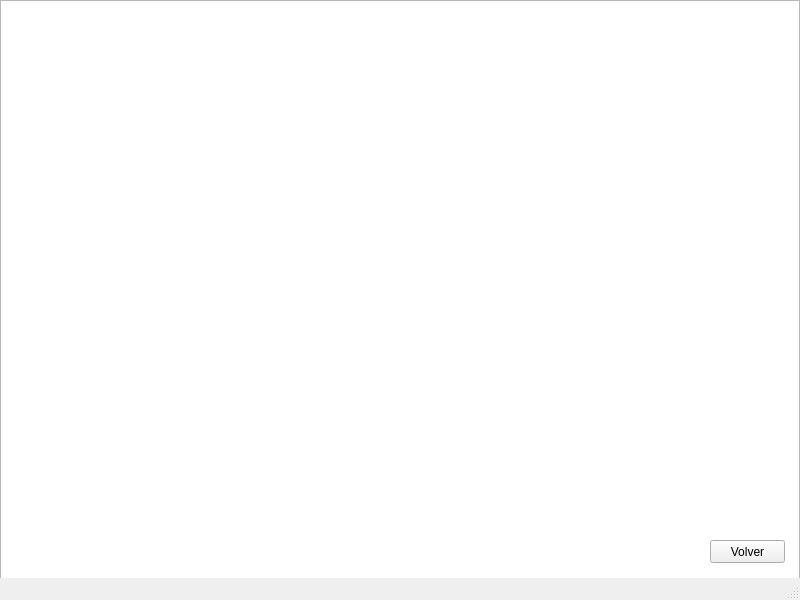
<?xml version="1.0" encoding="UTF-8"?>
<ui version="4.0">
 <class>MainWindow</class>
 <widget class="QMainWindow" name="MainWindow">
  <property name="geometry">
   <rect>
    <x>0</x>
    <y>0</y>
    <width>800</width>
    <height>600</height>
   </rect>
  </property>
  <property name="windowTitle">
   <string>MainWindow</string>
  </property>
  <widget class="QWidget" name="centralwidget">
   <widget class="QStackedWidget" name="stackedWidget">
    <property name="geometry">
     <rect>
      <x>0</x>
      <y>0</y>
      <width>800</width>
      <height>580</height>
     </rect>
    </property>
    <property name="styleSheet">
     <string notr="true"/>
    </property>
    <property name="currentIndex">
     <number>1</number>
    </property>
    <widget class="QWidget" name="pageMenu">
     <property name="styleSheet">
      <string notr="true"/>
     </property>
     <widget class="QSplitter" name="splitter">
      <property name="geometry">
       <rect>
        <x>250</x>
        <y>210</y>
        <width>301</width>
        <height>311</height>
       </rect>
      </property>
      <property name="orientation">
       <enum>Qt::Vertical</enum>
      </property>
      <widget class="QPushButton" name="btnPunto1">
       <property name="text">
        <string>Generar disparos ofensivos</string>
       </property>
      </widget>
      <widget class="QPushButton" name="btnPunto2">
       <property name="text">
        <string>Generar disparos defensivos</string>
       </property>
      </widget>
      <widget class="QPushButton" name="btnPunto3">
       <property name="text">
        <string>Simular defensa protegiendo posicion ofensiva</string>
       </property>
      </widget>
      <widget class="QPushButton" name="btnPunto4">
       <property name="text">
        <string>Simular defensa sin proteger posicion ofensiva</string>
       </property>
      </widget>
      <widget class="QPushButton" name="btnPunto5">
       <property name="text">
        <string>Simular neutralizacion de defensa</string>
       </property>
      </widget>
     </widget>
     <widget class="QSplitter" name="splitter_2">
      <property name="geometry">
       <rect>
        <x>20</x>
        <y>30</y>
        <width>241</width>
        <height>31</height>
       </rect>
      </property>
      <property name="orientation">
       <enum>Qt::Horizontal</enum>
      </property>
      <widget class="QLabel" name="label">
       <property name="font">
        <font>
         <pointsize>12</pointsize>
        </font>
       </property>
       <property name="text">
        <string>Distancia entre cañones</string>
       </property>
      </widget>
      <widget class="QDoubleSpinBox" name="inputDistancia">
       <property name="decimals">
        <number>1</number>
       </property>
       <property name="maximum">
        <double>50.000000000000000</double>
       </property>
      </widget>
     </widget>
     <widget class="QSplitter" name="splitter_3">
      <property name="geometry">
       <rect>
        <x>280</x>
        <y>30</y>
        <width>221</width>
        <height>31</height>
       </rect>
      </property>
      <property name="orientation">
       <enum>Qt::Horizontal</enum>
      </property>
      <widget class="QLabel" name="label_2">
       <property name="font">
        <font>
         <pointsize>12</pointsize>
        </font>
       </property>
       <property name="text">
        <string>Altura cañon ofensivo</string>
       </property>
      </widget>
      <widget class="QDoubleSpinBox" name="inputHo">
       <property name="decimals">
        <number>1</number>
       </property>
       <property name="maximum">
        <double>50.000000000000000</double>
       </property>
      </widget>
     </widget>
     <widget class="QSplitter" name="splitter_4">
      <property name="geometry">
       <rect>
        <x>524</x>
        <y>30</y>
        <width>231</width>
        <height>31</height>
       </rect>
      </property>
      <property name="orientation">
       <enum>Qt::Horizontal</enum>
      </property>
      <widget class="QLabel" name="label_3">
       <property name="font">
        <font>
         <pointsize>12</pointsize>
        </font>
       </property>
       <property name="text">
        <string>Altura cañon defensivo</string>
       </property>
      </widget>
      <widget class="QDoubleSpinBox" name="inputHd">
       <property name="decimals">
        <number>1</number>
       </property>
       <property name="maximum">
        <double>50.000000000000000</double>
       </property>
      </widget>
     </widget>
     <widget class="QLabel" name="label_4">
      <property name="geometry">
       <rect>
        <x>20</x>
        <y>90</y>
        <width>251</width>
        <height>31</height>
       </rect>
      </property>
      <property name="font">
       <font>
        <pointsize>12</pointsize>
       </font>
      </property>
      <property name="text">
       <string>Velocidad Inicial Disparo Ofensivo</string>
      </property>
     </widget>
     <widget class="QDoubleSpinBox" name="inputVelocidadOfe">
      <property name="geometry">
       <rect>
        <x>280</x>
        <y>90</y>
        <width>49</width>
        <height>31</height>
       </rect>
      </property>
      <property name="decimals">
       <number>1</number>
      </property>
      <property name="maximum">
       <double>2000.000000000000000</double>
      </property>
     </widget>
     <widget class="QLabel" name="label_5">
      <property name="geometry">
       <rect>
        <x>360</x>
        <y>90</y>
        <width>231</width>
        <height>31</height>
       </rect>
      </property>
      <property name="font">
       <font>
        <pointsize>12</pointsize>
       </font>
      </property>
      <property name="text">
       <string>Angulo Inicial Disparo Ofensivo</string>
      </property>
     </widget>
     <widget class="QDoubleSpinBox" name="inputAnguloOfe">
      <property name="geometry">
       <rect>
        <x>610</x>
        <y>90</y>
        <width>49</width>
        <height>31</height>
       </rect>
      </property>
      <property name="decimals">
       <number>1</number>
      </property>
      <property name="maximum">
       <double>90.000000000000000</double>
      </property>
     </widget>
     <widget class="QDoubleSpinBox" name="inputAnguloDef">
      <property name="geometry">
       <rect>
        <x>610</x>
        <y>140</y>
        <width>49</width>
        <height>31</height>
       </rect>
      </property>
      <property name="decimals">
       <number>1</number>
      </property>
      <property name="maximum">
       <double>90.000000000000000</double>
      </property>
     </widget>
     <widget class="QLabel" name="label_6">
      <property name="geometry">
       <rect>
        <x>360</x>
        <y>140</y>
        <width>231</width>
        <height>31</height>
       </rect>
      </property>
      <property name="font">
       <font>
        <pointsize>12</pointsize>
       </font>
      </property>
      <property name="text">
       <string>Angulo Inicial Disparo Defensivo</string>
      </property>
     </widget>
     <widget class="QLabel" name="label_7">
      <property name="geometry">
       <rect>
        <x>20</x>
        <y>140</y>
        <width>251</width>
        <height>31</height>
       </rect>
      </property>
      <property name="font">
       <font>
        <pointsize>12</pointsize>
       </font>
      </property>
      <property name="text">
       <string>Velocidad Inicial Disparo Defensivo</string>
      </property>
     </widget>
     <widget class="QDoubleSpinBox" name="inputVelocidadDef">
      <property name="geometry">
       <rect>
        <x>280</x>
        <y>140</y>
        <width>49</width>
        <height>31</height>
       </rect>
      </property>
      <property name="decimals">
       <number>1</number>
      </property>
      <property name="maximum">
       <double>2000.000000000000000</double>
      </property>
     </widget>
    </widget>
    <widget class="QWidget" name="pageSimulator">
     <widget class="QGraphicsView" name="gvSimulacion">
      <property name="geometry">
       <rect>
        <x>0</x>
        <y>0</y>
        <width>800</width>
        <height>580</height>
       </rect>
      </property>
     </widget>
     <widget class="QPushButton" name="btnVolver">
      <property name="geometry">
       <rect>
        <x>710</x>
        <y>540</y>
        <width>75</width>
        <height>23</height>
       </rect>
      </property>
      <property name="text">
       <string>Volver</string>
      </property>
     </widget>
     <widget class="QLabel" name="lblSimula1">
      <property name="geometry">
       <rect>
        <x>30</x>
        <y>30</y>
        <width>751</width>
        <height>20</height>
       </rect>
      </property>
      <property name="text">
       <string/>
      </property>
     </widget>
     <widget class="QLabel" name="lblSimula2">
      <property name="geometry">
       <rect>
        <x>30</x>
        <y>50</y>
        <width>751</width>
        <height>20</height>
       </rect>
      </property>
      <property name="text">
       <string/>
      </property>
     </widget>
     <widget class="QLabel" name="lblSimula3">
      <property name="geometry">
       <rect>
        <x>30</x>
        <y>70</y>
        <width>751</width>
        <height>20</height>
       </rect>
      </property>
      <property name="text">
       <string/>
      </property>
     </widget>
     <widget class="QLabel" name="lblSimula4">
      <property name="geometry">
       <rect>
        <x>30</x>
        <y>90</y>
        <width>751</width>
        <height>20</height>
       </rect>
      </property>
      <property name="text">
       <string/>
      </property>
     </widget>
    </widget>
   </widget>
  </widget>
  <widget class="QStatusBar" name="statusbar"/>
 </widget>
 <resources/>
 <connections/>
</ui>
